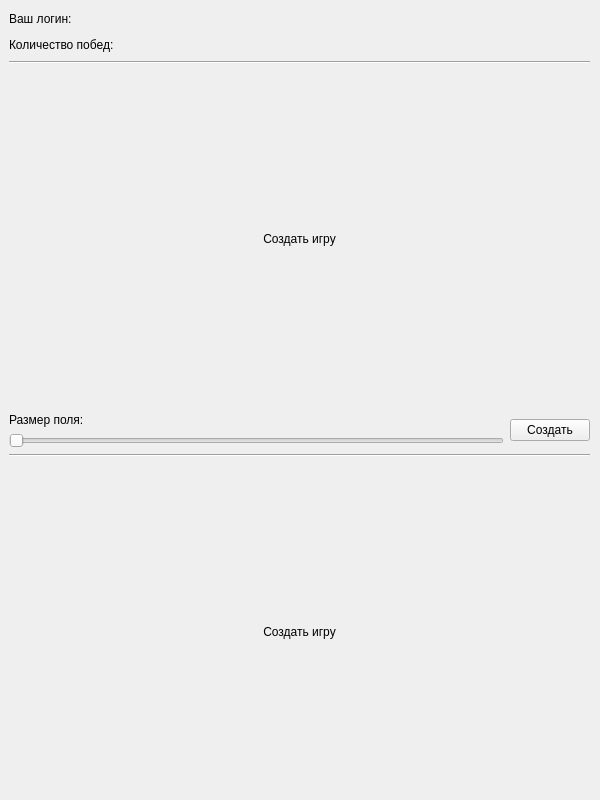
<?xml version="1.0" encoding="UTF-8"?>
<ui version="4.0">
 <class>LobbyForm</class>
 <widget class="QWidget" name="LobbyForm">
  <property name="geometry">
   <rect>
    <x>0</x>
    <y>0</y>
    <width>600</width>
    <height>800</height>
   </rect>
  </property>
  <property name="windowTitle">
   <string>Form</string>
  </property>
  <widget class="QWidget" name="verticalLayoutWidget">
   <property name="geometry">
    <rect>
     <x>-1</x>
     <y>-1</y>
     <width>601</width>
     <height>801</height>
    </rect>
   </property>
   <layout class="QVBoxLayout" name="verticalLayout">
    <property name="sizeConstraint">
     <enum>QLayout::SetMinimumSize</enum>
    </property>
    <property name="leftMargin">
     <number>10</number>
    </property>
    <property name="topMargin">
     <number>10</number>
    </property>
    <property name="rightMargin">
     <number>10</number>
    </property>
    <item>
     <widget class="QLabel" name="login_layout">
      <property name="maximumSize">
       <size>
        <width>16777215</width>
        <height>20</height>
       </size>
      </property>
      <property name="text">
       <string>Ваш логин: </string>
      </property>
     </widget>
    </item>
    <item>
     <widget class="QLabel" name="wins_layout">
      <property name="maximumSize">
       <size>
        <width>16777215</width>
        <height>20</height>
       </size>
      </property>
      <property name="text">
       <string>Количество побед: </string>
      </property>
     </widget>
    </item>
    <item>
     <widget class="Line" name="line">
      <property name="orientation">
       <enum>Qt::Horizontal</enum>
      </property>
     </widget>
    </item>
    <item>
     <widget class="QLabel" name="label">
      <property name="text">
       <string>Создать игру</string>
      </property>
      <property name="alignment">
       <set>Qt::AlignCenter</set>
      </property>
     </widget>
    </item>
    <item>
     <layout class="QHBoxLayout" name="horizontalLayout_2">
      <item>
       <layout class="QVBoxLayout" name="verticalLayout_2">
        <item>
         <widget class="QLabel" name="pole_size_layout">
          <property name="text">
           <string>Размер поля:</string>
          </property>
         </widget>
        </item>
        <item>
         <widget class="QSlider" name="pole_size_slider">
          <property name="orientation">
           <enum>Qt::Horizontal</enum>
          </property>
         </widget>
        </item>
       </layout>
      </item>
      <item>
       <widget class="QPushButton" name="create_game_button">
        <property name="text">
         <string>Создать</string>
        </property>
       </widget>
      </item>
     </layout>
    </item>
    <item>
     <widget class="Line" name="line_2">
      <property name="orientation">
       <enum>Qt::Horizontal</enum>
      </property>
     </widget>
    </item>
    <item>
     <widget class="QLabel" name="label_2">
      <property name="text">
       <string>Создать игру</string>
      </property>
      <property name="alignment">
       <set>Qt::AlignCenter</set>
      </property>
     </widget>
    </item>
   </layout>
  </widget>
 </widget>
 <resources/>
 <connections/>
</ui>
